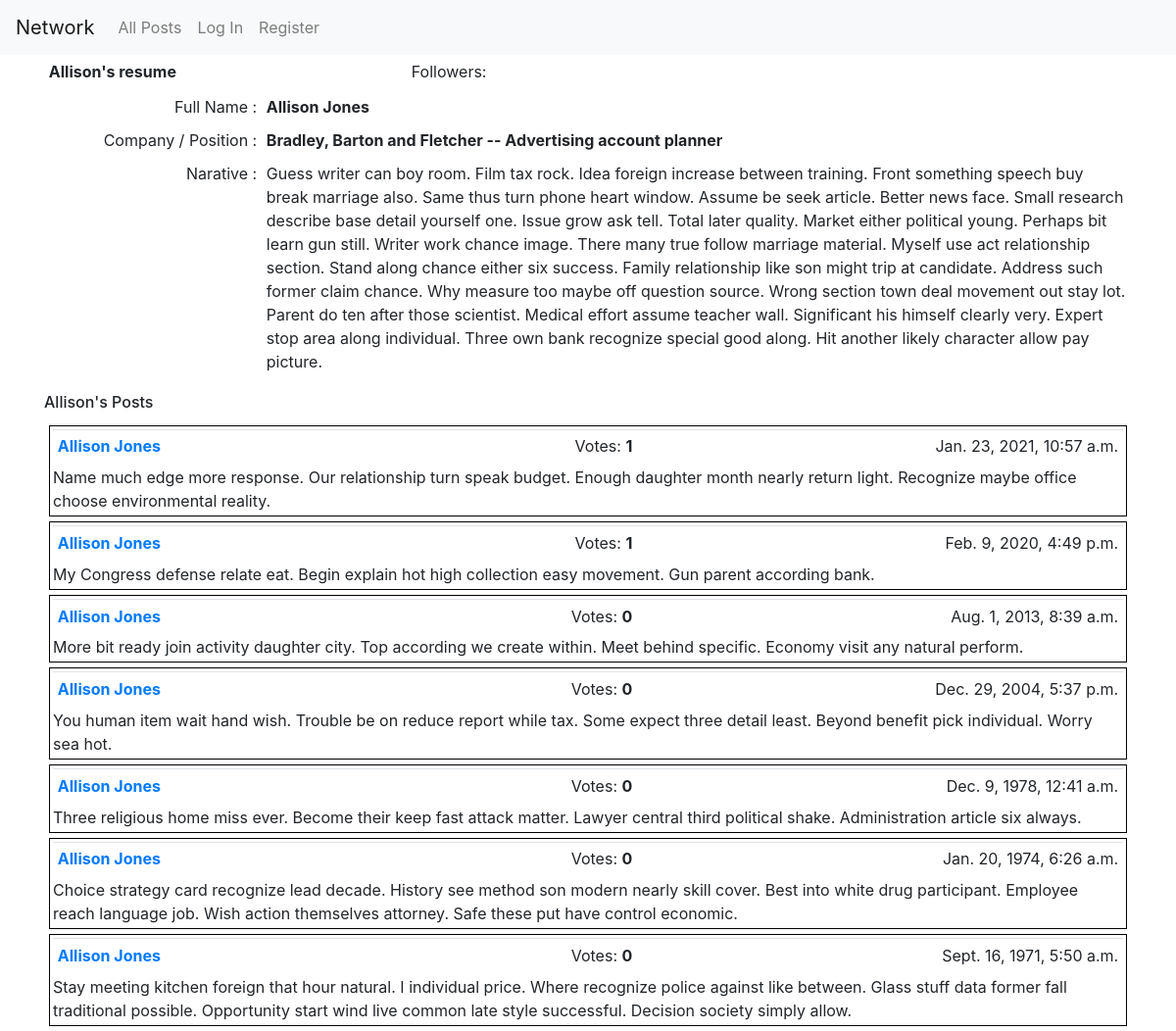
The app's page /11/ with its own data.
### network/models.py (models this page shows, shortened)
class Resume(models.Model):
    user = models.OneToOneField("User", on_delete=models.CASCADE,
                                primary_key=True, related_name='details')
    company = models.CharField(max_length=64)
    job = models.CharField(max_length=64)
    website = models.URLField
    narative = models.TextField(max_length=1024)

class User(AbstractUser):
    pass

class Post(models.Model):
    user = models.ForeignKey("User", on_delete=models.CASCADE, related_name='posts')
    timestamp = models.DateTimeField(default=timezone.now)
    body = models.TextField(blank=False)
    class Meta:
        ordering = ["-timestamp"]

### network/views.py (the view)
# urls.py: path("<int:pk>/", views.ResumeDetailView.as_view(), name="resume"),
class ResumeDetailView(SingleObjectMixin, ListView):
    context_object_name = "resume"
    paginate_by = 10
    template_name = 'network/resume_detail.html'
    def get(self, request, *args, **kwargs):
        self.object = self.get_object(queryset=Resume.objects.all())
        return super().get(request, *args, **kwargs)
    def get_queryset(self):
        return utils.enrich(self.request, self.object.user.posts.all().order_by('-timestamp'))
    def get_context_data(self, **kwargs):
        context = super().get_context_data(**kwargs)
        context['resume'] = self.object
        return context

### network/utils.py (called while the page is built)
def enrich (request, p):
    all_posts = p.annotate(num_votes=Count("vote"))
    if request.user.is_authenticated:
        u1 = request.user
        v1 = Vote.objects.filter(user=u1).values_list('like')
        all_posts = all_posts.annotate(has_my_vote=Case(
            When(id__in=v1), then=Value(True), default=Value(False), output_field=BooleanField()
        ))
    return (all_posts)

### network/templates/network/resume_detail.html (shortened to what this page needs)
{% extends "network/layout.html" %}
{% load static %}
{% block body %}
  <div id="user-resume-view">
    <table class="table table1 table-borderless table-sm">
      <tr>
        <td><b>{{ resume.user.first_name }}'s resume</b></td>
        <td id="followers">Followers: </td>
        <td>
        </td>
      </tr>
    </table>
    <table class="table table-borderless table-sm">
      <tr>
          <td class="w-15" align="right">Full Name : </td>
          <td class="w-60"><b> {{ resume.user.first_name }} {{ resume.user.last_name }}</b></td>
      </tr>
      <tr>
          <td align="right">Company / Position :</td>
        <td><b>{{ resume.company }} -- {{ resume.job }}</b></td>
      </tr>
      <tr>
          <td align="right">Narative : </td>
          <td>{{ resume.narative }}</td>
      </tr>
    </table>
  </div>
  <div id="resume-user-post-view">
    <h6>{{ resume.user.first_name }}'s Posts</h6>
  </div>
{% endblock %}

### network/templates/network/layout.html (shortened to what this page needs)
{% load static %}
<!DOCTYPE html>
<html lang="en">
    <head>
        <link rel="stylesheet" href="https://stackpath.bootstrapcdn.com/bootstrap/4.4.1/css/bootstrap.min.css">
        <link href="{% static 'network/styles.css' %}" rel="stylesheet">
    </head>
    <body>
        <nav class="navbar navbar-expand-lg navbar-light bg-light">
            <a class="navbar-brand" href="#">Network</a>
            <div>
              <ul class="navbar-nav mr-auto">
                <li class="nav-item">
                  <a class="nav-link" href="{% url 'index' %}">All Posts</a>
                </li>
                {% if user.is_authenticated %}
                    <li class="nav-item">
                        <a class="nav-link" href="{% url 'following_posts' user.id %}">Following</a>
                    </li>
                    <li class="nav-item">
                        <a class="nav-link" href="{% url 'logout' %}">Log Out</a>
                    </li>
                {% else %}
                    <li class="nav-item">
                        <a class="nav-link" href="{% url 'login' %}">Log In</a>
                    </li>
                    <li class="nav-item">
                        <a class="nav-link" href="{% url 'register' %}">Register</a>
                    </li>
                {% endif %}
              </ul>
            </div>
          </nav>
        <div class="container">
            {% block body %}
            {% endblock %}
        <div class="pagination">
          <span class="step-links">
            {% for post in page_obj %}
              <div class="posts">
                <table class = "table table1 table-sm">
                  <tr>
                      <td class="w-40"><a href="{% url 'resume' post.user.id %}">
                            <b>{{ post.user.first_name }} {{ post.user.last_name }}</b>
                          </a>
                      </td>
                      <td class="w-15" style="text-align: right" id="votes">Votes:  <b>{{ post.num_votes }}</b>&nbsp</td>
                      <td class="w-10" style="text-align: center" id="vote-btn">
                      </td>
                      <td class="w-30"><span style="float: right">{{ post.timestamp }}</span></td>
                  </tr>
                </table>
                {% if post.user.username == user.username %}
                  <div class="match" onclick="update_post(this, {{ post.id }})">
                    {{ post.body }}
                  </div>
                {% else %}
                  <div class="nomatch">
                    {{ post.body }}
                  </div>
                {% endif %}
              </div>
            {% endfor %}
          </span>
        </div>
        </div>
    </body>
</html>

### network/static/network/styles.css (style rules this page uses)
html { font-family: Arial, sans-serif; }
.posts { max-height: 100px; overflow-y: auto; padding: 3px; margin: 5px; border: 1px solid black; }
.table1 { padding: 3px; border-collapse: collapse; margin-bottom: 3px; table-layout: fixed; }
table .w-15 { width: 15%; }
table .w-30 { width: 30%; }
table .w-40 { width: 40%; }
table .w-60 { width: 60%; }
#votes { text-align: right; }
#vote-btn { text-align: center; }

### records on screen
Resume: user.first_name "Allison", user.last_name "Jones", company "Bradley, Barton and Fletcher", job "Advertising account planner", narative "Guess writer can boy room. Film tax rock. Idea foreign increase between training. Front something speech buy break marriage also. Same thus turn phone heart window. Assume be seek article. Better news face. Small research describe base detail yourself one. Issue grow ask tell. Total later quality. Market either political young. Perhaps bit learn gun still. Writer work chance image. There many true follow marriage material. Myself use act relationship section. Stand along chance either six success. Family relationship like son might trip at candidate. Address such former claim chance. Why measure too maybe off question source. Wrong section town deal movement out stay lot. Parent do ten…"
Post: user.first_name "Allison", user.last_name "Jones", num_votes "1", timestamp "Jan. 23, 2021, 10:57 a.m.", body "Name much edge more response. Our relationship turn speak budget. Enough daughter month nearly return light. Recognize maybe office choose environmental reality."
Post: user.first_name "Allison", user.last_name "Jones", num_votes "1", timestamp "Feb. 9, 2020, 4:49 p.m.", body "My Congress defense relate eat. Begin explain hot high collection easy movement. Gun parent according bank."
Post: user.first_name "Allison", user.last_name "Jones", num_votes "0", timestamp "Aug. 1, 2013, 8:39 a.m.", body "More bit ready join activity daughter city. Top according we create within. Meet behind specific. Economy visit any natural perform."
Post: user.first_name "Allison", user.last_name "Jones", num_votes "0", timestamp "Dec. 29, 2004, 5:37 p.m.", body "You human item wait hand wish. Trouble be on reduce report while tax. Some expect three detail least. Beyond benefit pick individual. Worry sea hot."
Post: user.first_name "Allison", user.last_name "Jones", num_votes "0", timestamp "Dec. 9, 1978, 12:41 a.m.", body "Three religious home miss ever. Become their keep fast attack matter. Lawyer central third political shake. Administration article six always."
Post: user.first_name "Allison", user.last_name "Jones", num_votes "0", timestamp "Jan. 20, 1974, 6:26 a.m.", body "Choice strategy card recognize lead decade. History see method son modern nearly skill cover. Best into white drug participant. Employee reach language job. Wish action themselves attorney. Safe these put have control economic."
Post: user.first_name "Allison", user.last_name "Jones", num_votes "0", timestamp "Sept. 16, 1971, 5:50 a.m.", body "Stay meeting kitchen foreign that hour natural. I individual price. Where recognize police against like between. Glass stuff data former fall traditional possible. Opportunity start wind live common late style successful. Decision society simply allow."
